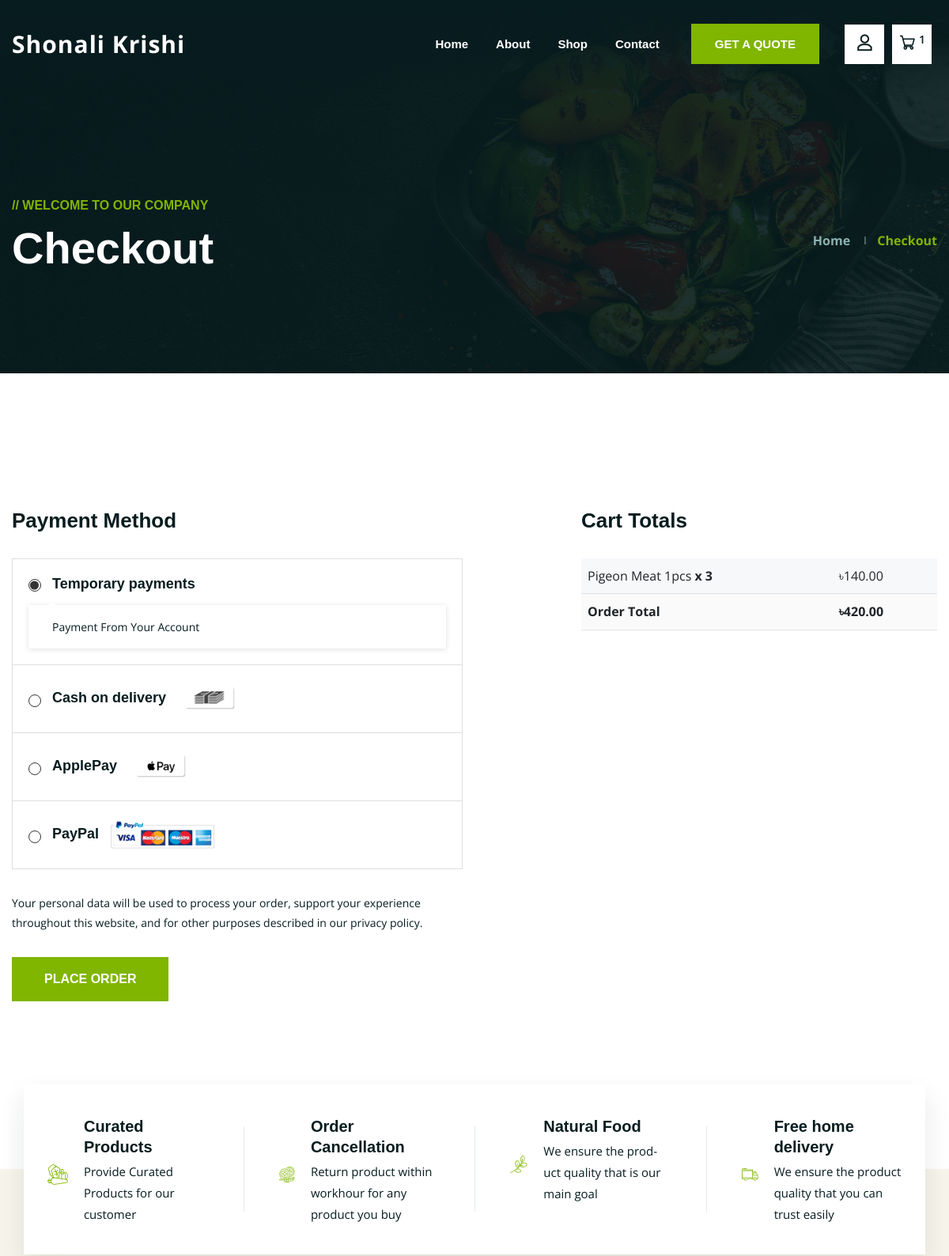
Before: /order/cart/checkout/ (signed in, upper part) with the older database file.
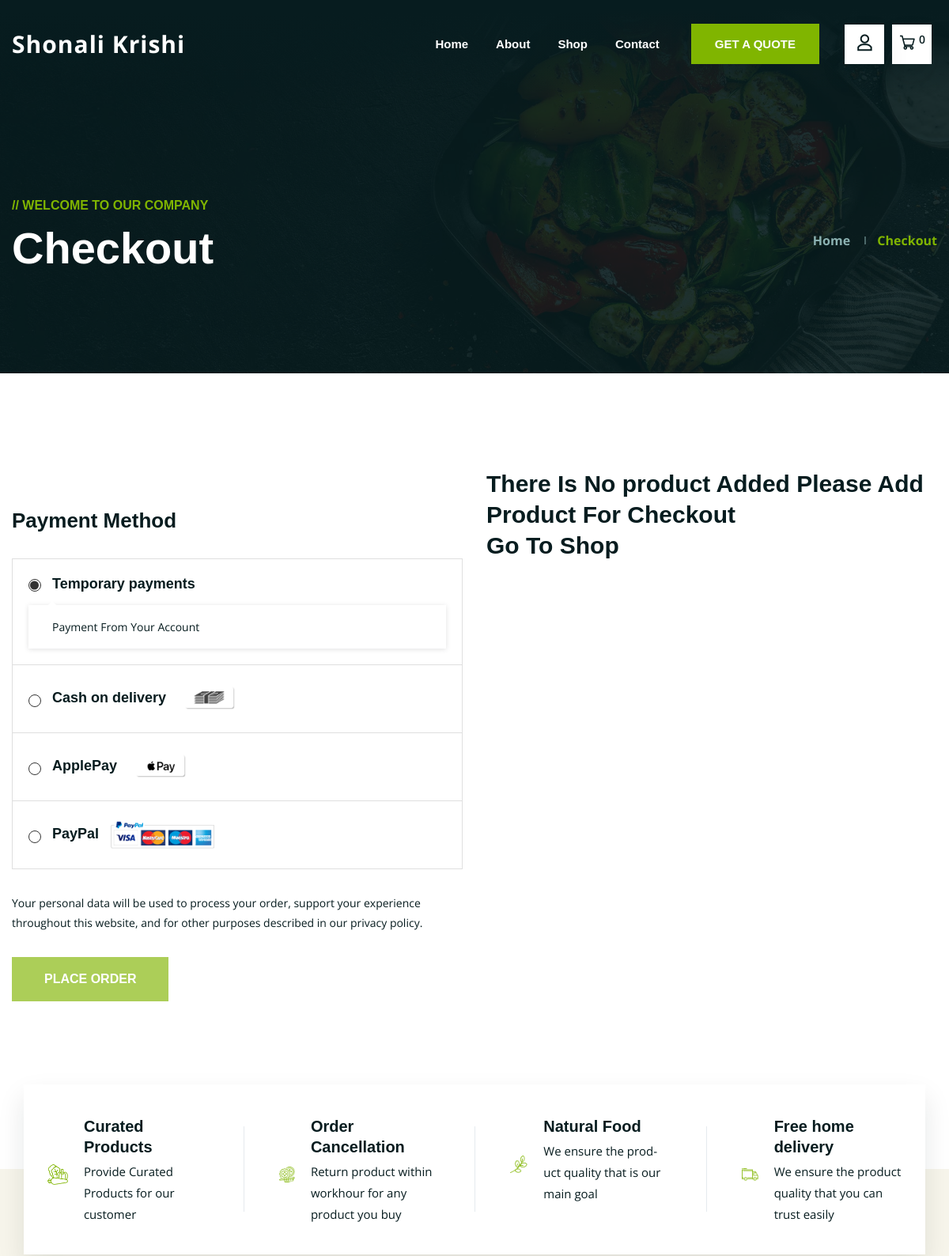
After: the same page with the newer database file.
### order/models.py (models this page shows, shortened)
class CartItem(models.Model):
    product = models.ForeignKey(Product, on_delete=models.CASCADE)
    quantity = models.PositiveIntegerField(default=0)
    user = models.ForeignKey(User, on_delete=models.CASCADE)
    date_added = models.DateTimeField(auto_now_add=True)

### product/models.py (models this page shows, shortened)
class Product(models.Model):
    name = models.CharField(max_length=55)
    description = models.TextField()
    price = models.DecimalField(max_digits=12, decimal_places=2)
    image = models.ImageField(upload_to='images/product/')
    is_discount = models.BooleanField(blank=True, default=False)
    discount_price = models.DecimalField(default=0, max_digits=12, decimal_places=2)
    categories = models.ManyToManyField(Category)
    buyer=models.ManyToManyField(User,blank=True)
    is_new=models.BooleanField(default=False)
    is_sold_out=models.BooleanField(default=False)
    created_at = models.DateTimeField(auto_now_add=True)

### order/views.py (the view)
# urls.py: path('cart/checkout/',checkout,name="checkout"),
@login_required
def checkout(request):
    cart_items = CartItem.objects.filter(user=request.user)
    total_price = sum(item.product.price * item.quantity for item in cart_items)-sum(item.product.discount_price * item.quantity for item in cart_items)
    return render(request, 'order/checkout.html', {'cart_items': cart_items, 'total_price': total_price})

### order/templates/order/checkout.html (shortened to what the changed rows need)
{% extends "base.html" %}
{% load static %}
{% load mathfilters %}
{% block body %}
<div class="ltn__breadcrumb-area ltn__breadcrumb-area-2 ltn__breadcrumb-color-white bg-overlay-theme-black-90 bg-image"
    data-bg="{% static "image/bg/9.jpg" %}">
    <div class="container">
        <div class="row">
            <div class="col-lg-12">
                <div class="ltn__breadcrumb-inner ltn__breadcrumb-inner-2 justify-content-between">
                    <div class="section-title-area ltn__section-title-2">
                        <h1 class="section-title white-color">Checkout</h1>
                    </div>
                </div>
            </div>
        </div>
    </div>
</div>
<div class="ltn__checkout-area mb-105">
    <div class="container">
        <div class="row">
            <div class="col-lg-6">
                <div class="ltn__checkout-payment-method mt-50">
                    <h4 class="title-2">Payment Method</h4>
                    <div id="checkout_accordion_1">
                        <div class="card">
                        </div>
                        <div class="card">
                        </div>
                        <div class="card">
                        </div>
                        <div class="card">
                        </div>
                    </div>
                    <div class="ltn__payment-note mt-30 mb-30">
                        <p>Your personal data will be used to process your order, support your experience throughout
                            this website, and for other purposes described in our privacy policy.</p>
                    </div>
                    {% if cart_items %}
                    <a href="{% url "place_order" %}" class="btn theme-btn-1 btn-effect-1 text-uppercase">Place
                        order</a>
                    {% else %}
                    <button class="btn theme-btn-1 btn-effect-1 text-uppercase disabled" type="submit">Place
                        order</button>
                    {% endif %}
                </div>
            </div>
            <div class="col-lg-6">
                {% if cart_items %}
                <div class="shoping-cart-total mt-50">
                    <h4 class="title-2">Cart Totals</h4>
                    <table class="table">
                        <tbody>
                            {% for item in cart_items %}
                            <tr>
                                <td>{{item.product.name}} <strong>x {{item.quantity}}</strong></td>
                                {% if item.product.is_discount %}
                                <td>৳{{item.product.price|sub:item.product.discount_price}}&nbsp;&nbsp;</span>
                                    <del>৳{{item.product.price}}</del>
                                </td>
                                {% else %}
                                <td>৳{{item.product.price}}</td>
                                {% endif %}
                            </tr>
                            {% endfor %}
                            <td><strong>Order Total</strong></td>
                            <td><strong>৳{{total_price}}</strong></td>
                        </tbody>
                    </table>
                </div>
                {% else %}
                <h2>There Is No product Added Please Add Product For Checkout <br> <a href="{% url "products" %}">Go To
                        Shop</a>
                </h2>
                {% endif %}
            </div>
        </div>
    </div>
</div>
{% endblock body %}

Changed rows visible on the page:
removed CartItem: product.name "Pigeon Meat 1pcs", quantity "3", product.price "140.00"
Other visible differences:
{{ cart_items|length }}: "1" → "0"
{{ total_price }}: "420.00" → (not shown)
text no longer shown: "Cart Totals Order Total ৳"
text now shown: "There Is No product Added Please Add Product For Checkout Go To Shop"
